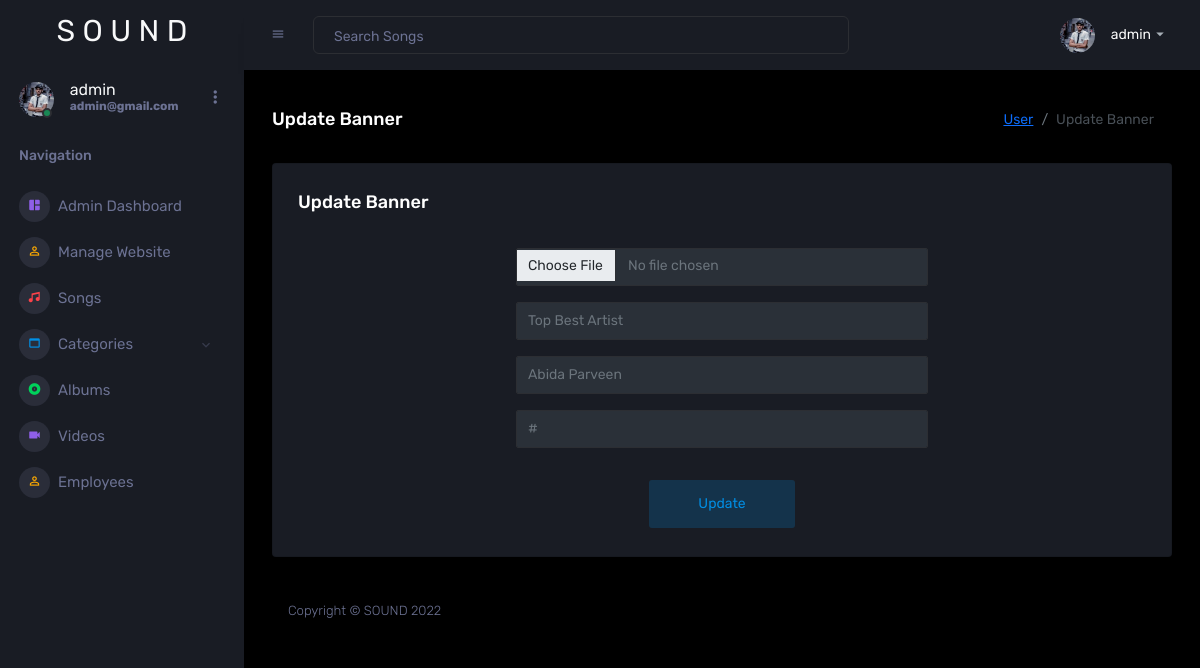
Screenshot of /admin2/pages/updatebanner.php?id=3 (signed in) with the database file from the repository.
### tables this page shows
CREATE TABLE `bannerimages` (
  `id` int(11) NOT NULL,
  `image` text NOT NULL,
  `text` varchar(1000) NOT NULL,
  `title` varchar(250) NOT NULL,
  `link` varchar(500) NOT NULL
);

### admin2/pages/updatebanner.php (the view, shortened to what this page needs)
<?php
include "../headerandfooter/headerandsidebar.php";
if (isset($_GET["id"])) {
    $idget = $_GET["id"];
    $select = "SELECT * FROM `bannerimages` WHERE `id` = $idget";
    $select_run = mysqli_query($conn, $select);
    if ($select_run) {
        while ($row = mysqli_fetch_assoc($select_run)){
            $image = $row["image"];
            $text = $row["text"];
            $title = $row["title"];
            $link = $row["link"];
        }
    } else {
        echo "Error";
    }
?>
<div class="main-panel">
    <div class="content-wrapper">
    <div class="page-header">
        <h3 class="page-title">Update Banner</h3>
        <nav aria-label="breadcrumb">
        <ol class="breadcrumb">
            <li class="breadcrumb-item"><a href="user.php">User</a></li>
            <li class="breadcrumb-item active" aria-current="page">Update Banner</li>
        </ol>
        </nav>
    </div>
    <div class="col-12 grid-margin">
    <div class="card">
    <div class="card-body">
    <h4 class="card-title">Update Banner</h4>
    <form class="form-sample" method="POST" enctype="multipart/form-data">
    <div class="row" style="display: flex; justify-content: center; align-items: center;">
    <div class="col-md-6" >
    </div>
    </div>
    <div class="row" style="display: flex; justify-content: center; align-items: center;">
    <div class="col-md-6">
            <div class="form-group row">
                <div class="col-sm-12">
                  <input type="file" class="form-control text-secondary" value="<?php echo $image ?>" name="image" />
                </div>
            </div>
        </div>
    </div>
    <div class="row" style="display: flex; justify-content: center; align-items: center;">
        <div class="col-md-6">
            <div class="form-group row">
                <div class="col-sm-12">
                  <input type="text" class="form-control text-secondary" placeholder="Text" value="<?php echo $text ?>" name="text" />
                </div>
            </div>
        </div>
    </div>
    <div class="row" style="display: flex; justify-content: center; align-items: center;">
        <div class="col-md-6">
            <div class="form-group row">
                <div class="col-sm-12">
                  <input type="text" class="form-control text-secondary" placeholder="Artist Name" value="<?php echo $title ?>" name="title" />
                </div>
            </div>
        </div>
    </div>
    <div class="row" style="display: flex; justify-content: center; align-items: center;">
        <div class="col-md-6">
            <div class="form-group row">
                <div class="col-sm-12">
                  <input type="text" class="form-control text-secondary" placeholder="Link" value="<?php echo $link ?>" name="link" />
                </div>
            </div>
        </div>
    </div>
    <div class="text-center mt-3">
        <input class="btn btn-inverse-primary btn-lg" type="submit" value="Update" name="update">
    </div>
    </form>
    </div>
    </div>
    </div>
<?php
} else {
    echo "";
 } ?>
<?php
include "../headerandfooter/footer.php"
?>

### rows the page displays
bannerimages: text "Top Best Artist", title "Abida Parveen", link "#"

### other values shown
$_SESSION['user']['name'] "admin"
$_SESSION['user']['email'] "admin@gmail.com"
